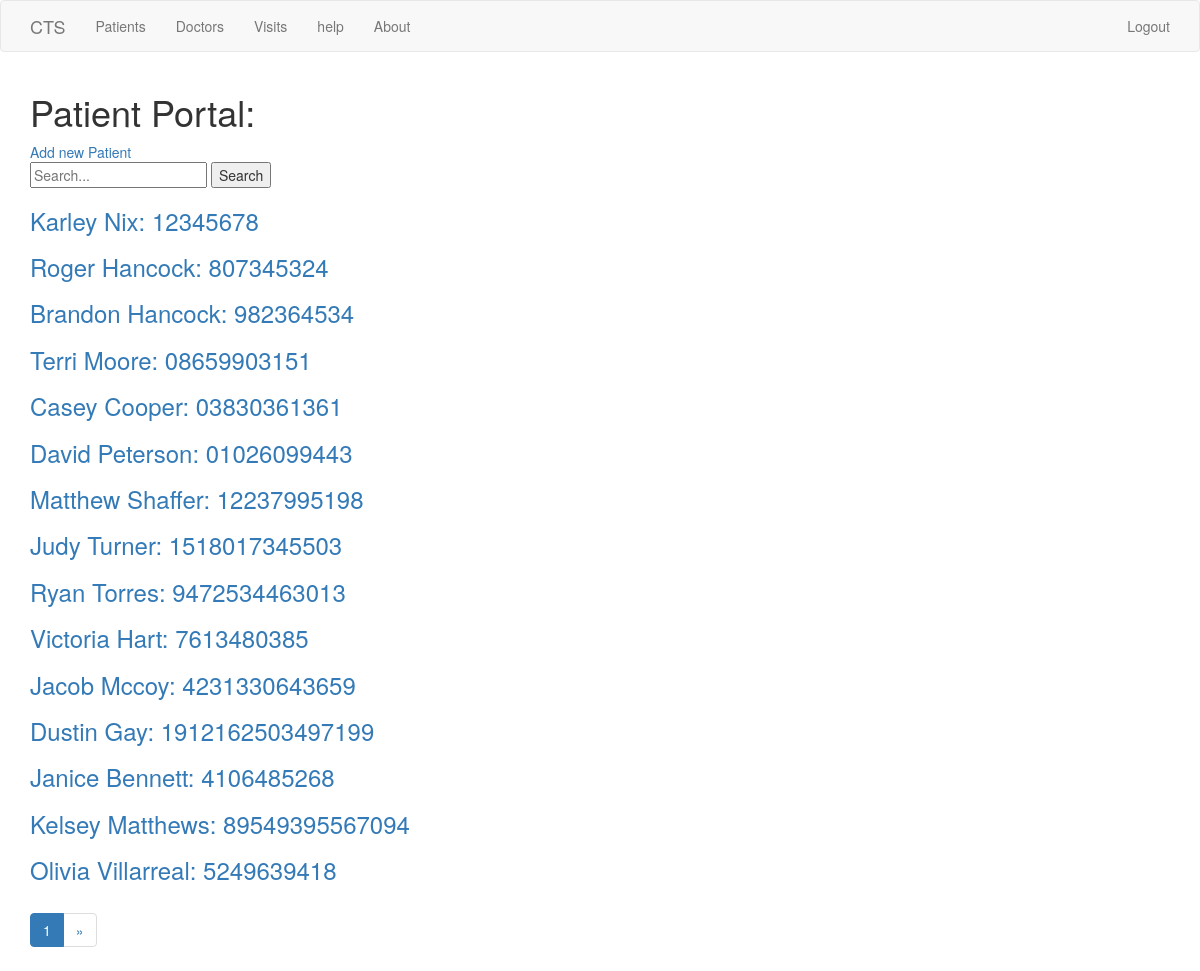
/patient/ (signed in), run on the app's committed database.
### clinic/models.py (models this page shows, shortened)
class Patient(models.Model):
    patient_id = models.CharField(max_length=30, default="0000000000")
    national_id = models.CharField(max_length=30, default="0000000000")
    first_name = models.CharField(max_length=200, default="blank")
    last_name = models.CharField(max_length=200, default="blank")
    address = models.CharField(max_length=80, default="blank")
    created_date = models.DateTimeField(default=timezone.now)
    sex = models.CharField(choices=SEX, default='F', max_length=1)
    birthdate = models.DateTimeField(default=timezone.now)
    blood_type = models.IntegerField(choices=BLOOD_TYPE, default=0)
    language = models.CharField(max_length=20, default="blank")
    phone_num = models.IntegerField(default="18005000000")
    photo_ID = models.ImageField(upload_to = 'images/', blank=True)
    def __str__(self):
        return self.first_name + " " + self.last_name + ": " + self.patient_id

### clinic/views.py (the view, shortened to what this page needs)
# urls.py: url(r'^patient/$',views.PatientListView ,name='patient_list'),
def PatientListView(request):
    patients_per_page = 15
    queryset_list = Patient.objects.all()
    page = request.GET.get('page', 1)
    query = request.GET.get("q")
    paginator = Paginator(queryset_list, patients_per_page)
    try:
        patient_list = paginator.page(page)
    except PageNotAnInteger:
        patient_list = paginator.page(1)
    except EmptyPage:
        patient_list = paginator.page(paginator.num_pages)
    total_number_of_pages = int(len(queryset_list)/patients_per_page)
    context = {
        "patient_list": patient_list,
        "total_page_count": total_number_of_pages,
    }
    return render(request, "patient_list.html", context)

### clinic/customMiddleware.py (called while the page is built)
    def __call__(self, request):
        print(request.path)
        if (request.user.is_authenticated() == False and request.path !="/accounts/login/"):
            return HttpResponseRedirect(reverse('login')) # or http response
        response = self.get_response(request)
        return response

### clinic/templates/clinic/patient_list.html (shortened to what this page needs)
{% extends "clinic/base.html" %}
{% block content %}
<h1>Patient Portal:</h1>
<div class="add_patient">
  <a href="{% url 'patient_create' %}">Add new Patient</a>
</div>
<div class="basic_search">
  <form method="GET" action=""]>
    <input  type="text" name="q"  placeholder="Search..." value="{{ request.GET.q}}" />
    <input type="submit" value="Search" />
</form>
</div>
<div class="centerstage">
  {% for patient in patient_list %}
    <div class="PATIENT">
      <h3><a href="{% url 'patient_detail' pk=patient.pk %}">{{ patient }}</a></h3>
    </div>
  {% endfor %}
</div>
{% if patient_list.has_other_pages %}
  <ul class="pagination">
    {% for i in patient_list.paginator.page_range %}
      {% if patient_list.number == i %}
        <li class="active"><span>{{ i }} <span class="sr-only">(current)</span></span></li>
      {% endif %}
    {% endfor %}
    {% if patient_list.has_next %}
      <li><a href="?page={{ patient_list.next_page_number }}">&raquo;</a></li>
    {% endif %}
  </ul>
{% endif %}
{% endblock %}

### data on the page
Patient: first_name+last_name+patient "Karley Nix: 12345678"
Patient: first_name+last_name+patient "Roger Hancock: 807345324"
Patient: first_name+last_name+patient "Brandon Hancock: 982364534"
Patient: first_name+last_name+patient "Terri Moore: 08659903151"
Patient: first_name+last_name+patient "Casey Cooper: 03830361361"
Patient: first_name+last_name+patient "David Peterson: 01026099443"
Patient: first_name+last_name+patient "Matthew Shaffer: 12237995198"
Patient: first_name+last_name+patient "Judy Turner: 1518017345503"
Patient: first_name+last_name+patient "Ryan Torres: 9472534463013"
Patient: first_name+last_name+patient "Victoria Hart: 7613480385"
Patient: first_name+last_name+patient "Jacob Mccoy: 4231330643659"
Patient: first_name+last_name+patient "Dustin Gay: 1912162503497199"
Patient: first_name+last_name+patient "Janice Bennett: 4106485268"
Patient: first_name+last_name+patient "Kelsey Matthews: 89549395567094"
Patient: first_name+last_name+patient "Olivia Villarreal: 5249639418"

### other printed values
{{ i }} "1"
